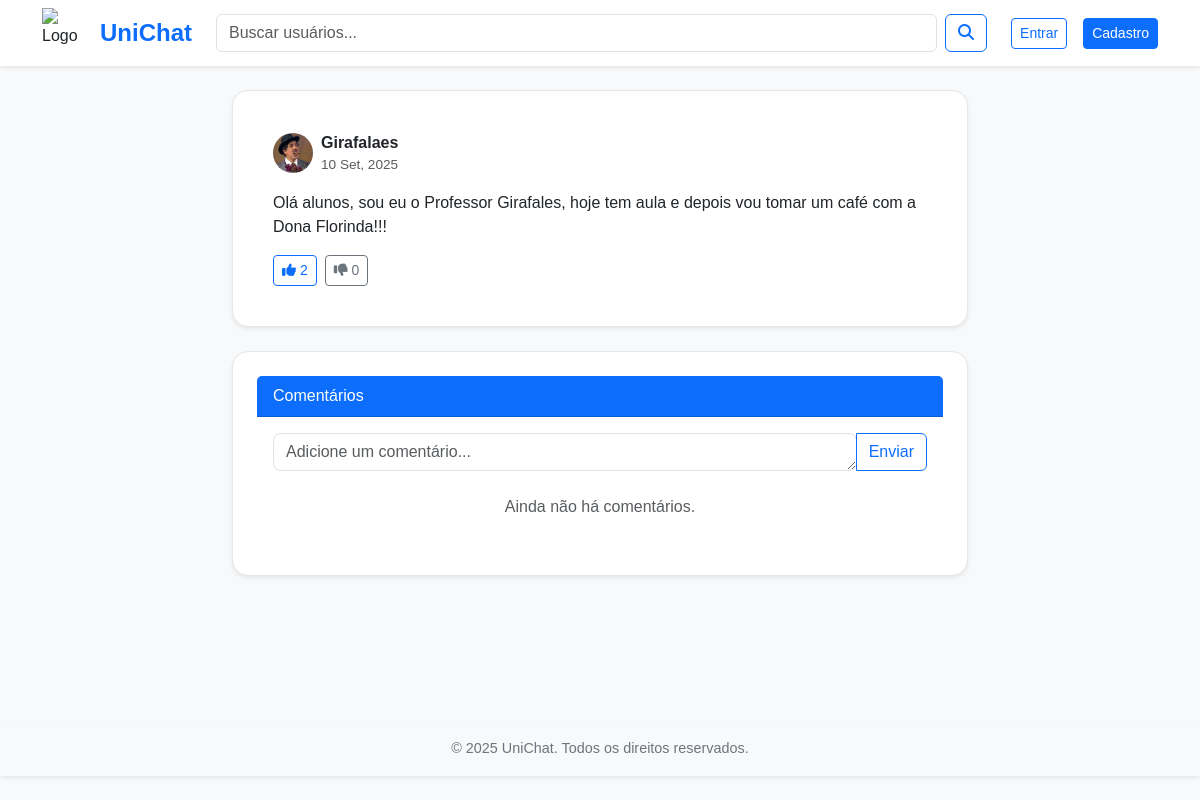
The page /posts/7/ on the database its author committed.
### posts/models.py (models this page shows, shortened)
class Post(models.Model):
    author = models.ForeignKey(User, on_delete=models.CASCADE)
    content = models.TextField()
    image = models.ImageField(upload_to='posts/', blank=True, null=True)
    created_at = models.DateTimeField(auto_now_add=True)
    @property
    def likes_count(self):
        return self.votes.filter(vote_type='like').count()
    @property
    def dislikes_count(self):
        return self.votes.filter(vote_type='dislike').count()

### users/models.py (models this page shows)
class Profile(models.Model):
    user = models.OneToOneField('auth.User', on_delete=models.CASCADE)
    bio = models.TextField(blank=True)
    avatar = models.ImageField(upload_to='avatars/', blank=True, null=True)
    date_of_birth = models.DateField(null=True, blank=True)
    location = models.CharField(max_length=100, blank=True)
    website = models.URLField(max_length=200, blank=True)
    course = models.ManyToManyField(Course, related_name='students', blank=True)
    following = models.ManyToManyField(User, related_name='followers', symmetrical=False,
blank=True)
    is_teacher = models.BooleanField(default=False)

### posts/views.py (the view)
# urls.py: path('<int:post_id>/', views.post_detail, name='post_detail'),
def post_detail(request, post_id):
    post = get_object_or_404(Post, id=post_id)
    context = {
        'post': post,
    }
    return render(request, 'posts/post_detail.html', context)

### posts/templates/posts/post_detail.html (shortened to what this page needs)
{% extends 'base.html' %}
{% load static %}
{% block content %}
<div class="row justify-content-center">
    <div class="col-lg-8">
        <div class="card shadow-sm mb-4">
            <div class="card-body">
                <div class="d-flex align-items-center mb-3">
                    <img src="{% if post.author.profile.avatar %}{{ post.author.profile.avatar.url }}{% else %}{% static 'img/default_profile.png' %}{% endif %}" alt="Foto de Perfil" width="40" height="40" class="rounded-circle me-2">
                    <div>
                        <a href="{% url 'profile' username=post.author.username %}" class="fw-bold text-dark text-decoration-none">{{ post.author.username }}</a>
                        <span class="text-muted d-block" style="font-size: 0.85em;">{{ post.created_at|date:"d M, Y" }}</span>
                    </div>
                </div>
                <p class="card-text">{{ post.content }}</p>
                <div class="d-flex align-items-center">
                    <button class="btn btn-sm btn-outline-primary me-2" onclick="votePost({{ post.id }}, 'like')">
                        <i class="fas fa-thumbs-up"></i> <span id="likes-count-{{ post.id }}">{{ post.likes_count }}</span>
                    </button>
                    <button class="btn btn-sm btn-outline-secondary" onclick="votePost({{ post.id }}, 'dislike')">
                        <i class="fas fa-thumbs-down"></i> <span id="dislikes-count-{{ post.id }}">{{ post.dislikes_count }}</span>
                    </button>
                </div>
            </div>
        </div>
        <div class="card shadow-sm">
            <div class="card-header bg-primary text-white">
                Comentários
            </div>
            <div class="card-body">
                <form action="{% url 'posts:add_comment_to_post' post_id=post.id %}" method="post" class="mb-4">
                    <div class="input-group">
                        <textarea name="text" class="form-control" placeholder="Adicione um comentário..." rows="1" required></textarea>
                        <button class="btn btn-outline-primary" type="submit">Enviar</button>
                    </div>
                </form>
                <ul class="list-unstyled">
                    {% for comment in post.comment_set.all %}
                    <li class="mb-3 border-bottom pb-2">
                        <div class="d-flex align-items-start">
                            <img src="{% if comment.author.profile.avatar %}{{ comment.author.profile.avatar.url }}{% else %}{% static 'img/default_profile.png' %}{% endif %}" alt="Avatar" width="30" height="30" class="rounded-circle me-2">
                            <div>
                                <strong class="text-dark">{{ comment.author.username }}</strong>
                                <small class="text-muted d-block">{{ comment.created_at|date:"d M, Y H:i" }}</small>
                                <p class="mb-1">{{ comment.text }}</p>
                            </div>
                        </div>
                        {% if comment.reply_set.all %}
                        <div class="ms-4 mt-2">
                            {% for reply in comment.reply_set.all %}
                            <div class="d-flex align-items-start mb-2">
                                <img src="{% if reply.author.profile.avatar %}{{ reply.author.profile.avatar.url }}{% else %}{% static 'img/default_profile.png' %}{% endif %}" alt="Avatar" width="25" height="25" class="rounded-circle me-2">
                                <div>
                                    <strong class="text-dark">{{ reply.author.username }}</strong>
                                    <small class="text-muted d-block">{{ reply.created_at|date:"d M, Y H:i" }}</small>
                                    <p class="mb-0">{{ reply.text }}</p>
                                </div>
                            </div>
                            {% endfor %}
                        </div>
                        {% endif %}
                    </li>
                    {% empty %}
                    <p class="text-center text-muted">Ainda não há comentários.</p>
                    {% endfor %}
                </ul>
            </div>
        </div>
    </div>
</div>
{% endblock %}

### static/css/base.css (style rules this page uses)
body { background-color: #f8f9fa; font-family: 'Arial', sans-serif; color: #212529; }
.btn-outline-primary { color: #0d6efd; border-color: #0d6efd; }
.input-group .form-control { border-radius: 0 0.375rem 0.375rem 0; }
.card { border-radius: 16px; background: #ffffff; border: 1px solid #e6e6e6; padding: 1.5rem; }
form input, form select, form textarea { border-radius: 8px !important; }

### rows shown on the page
Post: author.avatar (picture), author.username "Girafalaes", created_at "10 Set, 2025", content "Olá alunos, sou eu o Professor Girafales, hoje tem aula e depois vou tomar um café com a Dona Florinda!!!", likes_count "2", dislikes_count "0"
